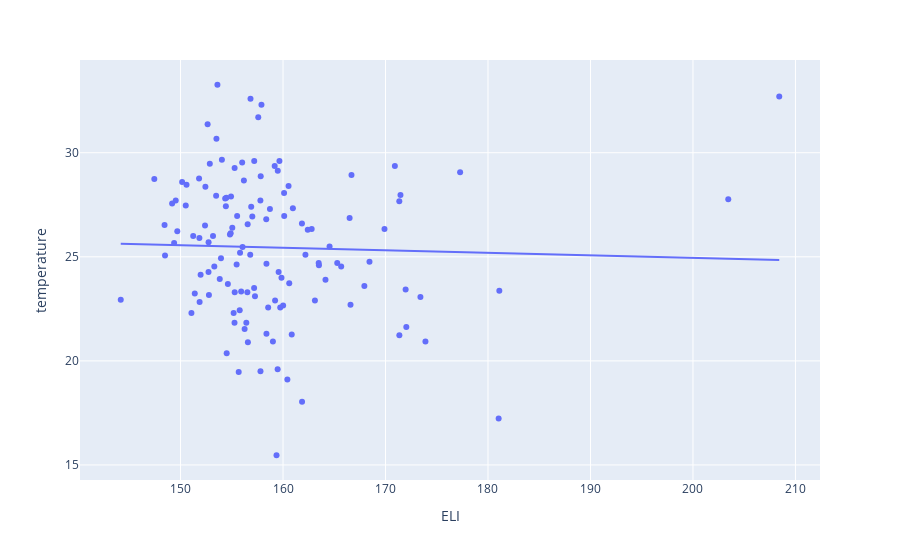

Write notebook code for a chart like this one.
### Code cell
import plotly.express as px

fig = px.scatter(merged_data, x="ELI", y="temperature", trendline="ols")
fig.show()
